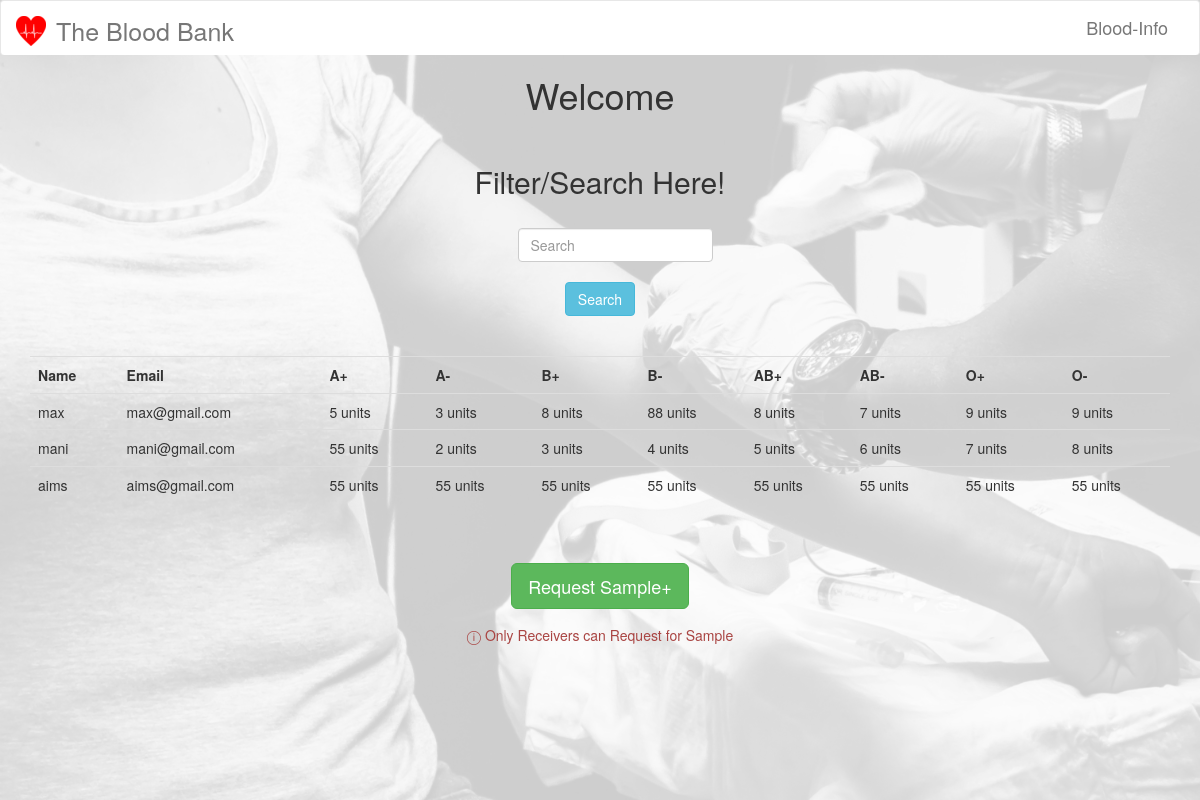
Page /bloodInfo.php on the earlier database version.
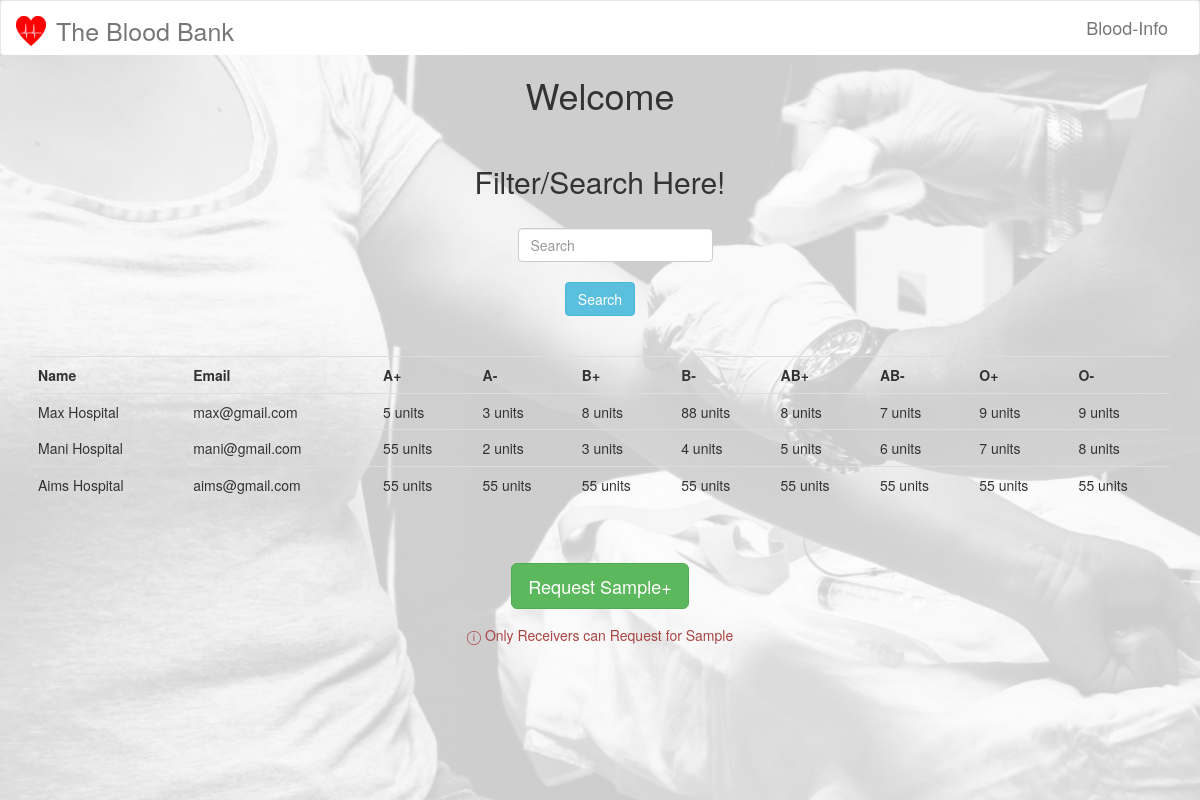
Same page on the later database version.
### tables this page shows
CREATE TABLE `hospitalBloodData` (
  `id` int(11) NOT NULL,
  `AP` int(11) NOT NULL,
  `AN` int(11) NOT NULL,
  `BP` int(11) NOT NULL,
  `BN` int(11) NOT NULL,
  `ABP` int(11) NOT NULL,
  `ABN` int(11) NOT NULL,
  `OP` int(11) NOT NULL,
  `ONeg` int(11) NOT NULL
);

CREATE TABLE `hospitals` (
  `id` int(11) NOT NULL,
  `name` text NOT NULL,
  `address` text NOT NULL,
  `email` varchar(50) NOT NULL,
  `password` varchar(61) NOT NULL
);

### includes/CRUD.php (called while the page is built, shortened)
<?php
    class database{
        protected function connect(){
            $this->host = "localhost";
            $this->dbUserName = "root";
            $this->dbPassword = "";
            $this->dbName = "bloodBank";
            try{
                $conn = new PDO("mysql:host=$this->host;dbname=$this->dbName", $this->dbUserName,
                $this->dbPassword);
            }catch(PDOException $e){
                die($e->getMessage());
            }
            return $conn;
        }
    }
    class query extends database{
        protected $conn;
        function __construct(){
            $this->conn = $this->connect();
        }
        public function prep_and_run($query){
            $query = $this->conn->prepare($query);
            try{
                $query->execute();
                $result = $query->fetchAll();
            }
            catch(PDOException $e){
                die($e->getMessage());
            }
            return $result;
        }
        public function getData($table, $field = "*", $conditions = array(), $order_by_field = "", $order_by_type = "DESC", $limit = ""){
            $query = "SELECT $field FROM $table";
            if($conditions != []){
                $query .= " WHERE ";
                $count = count($conditions);
                $i = 0;
                foreach($conditions as $k=>$v){
                    if($count-1 != $i){
                        $query .= "$k='$v' and ";
                    }
                    else{
                        $query .= "$k='$v' ";
                    }
                    $i++;
                }
            }
            $result = $this->prep_and_run($query);
            return $result;
        }
    }
?>

### bloodInfo.php (the view, shortened to what this page needs)
<?php
    include_once("includes/header.php");
    $hospitalName = "";
    $query = new query();
    if($hospitalName){
        $tempQuery = "SELECT id FROM hospitals ";
        $tempQuery .= "WHERE name like " . "'$hospitalName'";
        $tempResult = $query->prep_and_run($tempQuery);
        $tempQuery = "SELECT * FROM hospitalBloodData WHERE ";
        $len = count($tempResult);
        $i = 0;
        foreach($tempResult as $data){
            if($i != $len-1){
                $tempQuery .= "id= " . $data["id"] . " or ";
            }
            else{
                $tempQuery .= "id= " . $data["id"];
            }
            $i++;
        }
        $bloodInfo = $query->prep_and_run($tempQuery);
    }
    else{
        $bloodInfo = $query->getData("hospitalBloodData","*");
    }
?>
    <h1 class="text-center">Welcome <?php if(isset($name)) echo $name ?></h1><br>
    <div class="container ">
        <form action = '<?php echo htmlspecialchars($_SERVER["PHP_SELF"])?>' method="post" class=" form-inline">
            <h2 class="text-center">Filter/Search Here!</h2><br>
            <div class="row">
                <div class="col-sm-3 col-xs-12 col-lg-3 col-md-3 col-sm-offset-5">
                    <input type="text" class="form-control " placeholder="Search" name="hospitalName">
                </div>
            </div><br>
            <input type="submit" value="Search" class="center-block btn btn-info" name="submit"><br>
        </form><br>
        <table class="table table-hover">
            <tr><th>Name</th><th>Email</th><th>A+</th><th>A-</th><th>B+</th><th>B-</th><th>AB+</th><th>AB-</th><th>O+</th><th>O-</th></tr>
            <?php
                if($bloodInfo){
                    foreach($bloodInfo as $info){
                        $id = $info["id"];
                        $result = $query->getData("hospitals", "name, email", array("id"=>$id))[0];
                        $name = $result["name"];
                        $email = $result["email"];
                        echo "<tr><td>" . $name . "</td><td>" . $email . "</td><td>". $info["AP"] ." units". "</td><td>" . $info["AN"] ." units". "</td><td>" . $info["BP"] ." units". "</td><td>" . $info["BN"] ." units". "</td><td>" . $info["ABP"] ." units". "</td><td>" . $info["ABN"] ." units". "</td><td>" . $info["OP"] ." units". "</td><td>" . $info["ONeg"] ." units". "</td><tr>";
                    }
                }
                else{
                    echo "<div class = 'alert alert-success'>No Data To Show</div>";
                }
            ?>
        </table><br><br>
        <a class="center-block btn btn-success btn-lg" style="width: fit-content;" href="requestSample.php">Request Sample+</a>
        <div class="alert text-danger center-block" style="width: max-content;">&#9432; Only Receivers can Request for Sample</div>
    </div>
<?php
    include_once("includes/footer.php");
?>

### includes/header.php (shortened to what this page needs)
<?php
  include("CRUD.php");
?>
<!DOCTYPE html>
<html lang="en">
<head>
    <link rel="stylesheet" href="https://maxcdn.bootstrapcdn.com/bootstrap/3.3.7/css/bootstrap.min.css">
    <link rel="stylesheet" href="styleSheets/styleSheet.css">
</head>
<body class="img-responsive">
  <img src="images/background.jpg" alt="background" class="bround hidden-xs" style="z-index: -1000; position:absolute; opacity:0.2;">
<nav class="navbar navbar-default" id="navbar">
  <div class="container-fluid">
    <div class="navbar-header">
      <div class="navbar-header" id="navbar-header">
            <a class="navbar-brand" href="images/logo.png"><img src="images/logo.png" alt="Logo" id = "logo"></a>
            <a class="navbar-brand" href="index.php" id="brand-name">The Blood Bank</a>
        </div>
    </div>
    <div class="collapse navbar-collapse" id="bs-example-navbar-collapse-1">
      <ul class="nav navbar-nav navbar-right">
        <li><a href="bloodInfo.php" class="btn btn-lg">Blood-Info</a></li>
      </ul>
    </div>
  </div>
</nav>

### includes/footer.php (shortened to what this page needs)
</body>
</html>

### styleSheets/styleSheet.css (style rules this page uses)
body { position: relative; }
#navbar { background-color: white; border-bottom: none; }
#logo { display: inline; }
#brand-name { font-size: 25px; margin-top: 4px; margin-left: -20px; }
.bround { width: 100vw; height: 100vh; }

Differences in the rows shown:
changed through a linked row, hospitalblooddata "max@gmail.com": id.name "max" → "Max Hospital"
changed through a linked row, hospitalblooddata "mani@gmail.com": id.name "mani" → "Mani Hospital"
changed through a linked row, hospitalblooddata "aims@gmail.com": id.name "aims" → "Aims Hospital"
